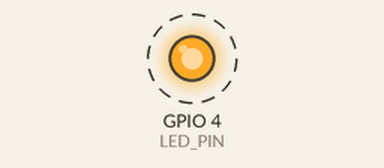
Bench run of a program on a simulated Raspberry Pi (BCM pin numbers). On the bench: output pins drawn as LEDs (lit = HIGH). Dashed ring = blinking. What the program prints to the terminal is not drawn. At 10.0 s the program stops and its outputs stay as they are.

Above: at 0.2 s.
Timing chart, 0 to 3.0 s (numbered marks = the images above):
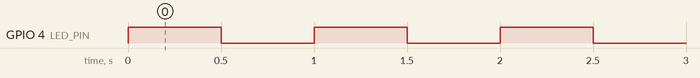

Measured:
- by itself, GPIO 4 (LED_PIN): alternates HIGH for 0.50 s and LOW for 0.50 s, 20 changes in all, then stays LOW

The program:

led_blink.py
```python
import RPi.GPIO as GPIO
import time

LED_PIN = 4
GPIO.setmode(GPIO.BCM) #GPIO.BCM or GPIO.BOARD
GPIO.setup(LED_PIN, GPIO.OUT)


for i in range (10):
    GPIO.output(LED_PIN, GPIO.HIGH) # 1
    print("LED ON")
    time.sleep(0.5)
    GPIO.output(LED_PIN, GPIO.LOW) #0
    print("LED OFF")
    time.sleep(0.5)

GPIO.cleanup() #GPIO 핀 상태 초기화
```
